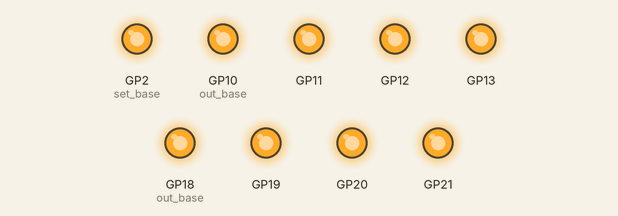
A program run on a simulated Raspberry Pi Pico running MicroPython. On the bench: output pins drawn as LEDs (lit = HIGH). At 5.0 s the program stops and its outputs stay as they are.

Above: at 0.04 s.
At 2.84 s:
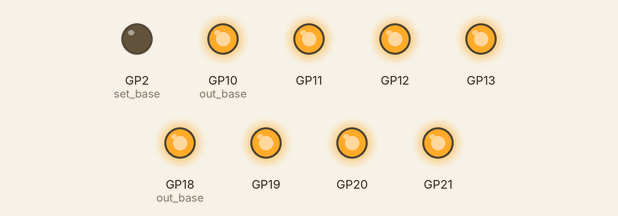
Timing chart, 0 to 3.1 s (numbered marks = the images above):
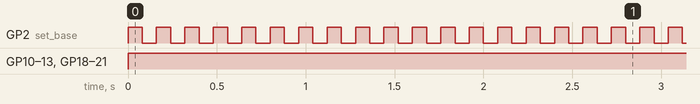

Measured:
- by itself, GP2 (set_base): alternates HIGH for 0.08 s and LOW for 0.08 s, 63 changes in all, then stays HIGH
- by itself, GP10 (out_base), GP11–13, GP18 (out_base), GP19–21: LOW → HIGH at 0.00 s

The program:

pio_blink.py
```python
import time
import rp2
from machine import Pin


@rp2.asm_pio(set_init=rp2.PIO.OUT_LOW)
def blink():
    wrap_target()
    set(pins, 1)   [31]
    nop()          [31]
    nop()          [31]
    nop()          [31]
    nop()          [31]
    set(pins, 0)   [31]
    nop()          [31]
    nop()          [31]
    nop()          [31]
    nop()          [31]
    wrap()

@rp2.asm_pio(out_init=(rp2.PIO.OUT_LOW,)*4,
             out_shiftdir=rp2.PIO.SHIFT_RIGHT,
             autopull=True, pull_thresh=4)
def prog():
    pull()
    out(pins, 4)


sm_1 = rp2.StateMachine(0, prog, freq=2000, out_base=Pin(10))
sm_2 = rp2.StateMachine(1, prog, freq=2000, out_base=Pin(18))
blink_sm = rp2.StateMachine(7, blink, freq=2000, set_base=Pin(2))

blink_sm.active(1)
sm_1.active(1)
sm_2.active(1)

val = 0b1111
sm_1.put(val)
sm_2.put(val)
time.sleep(5)

blink_sm.active(0)
sm_1.active(0)
sm_2.active(0)
```
